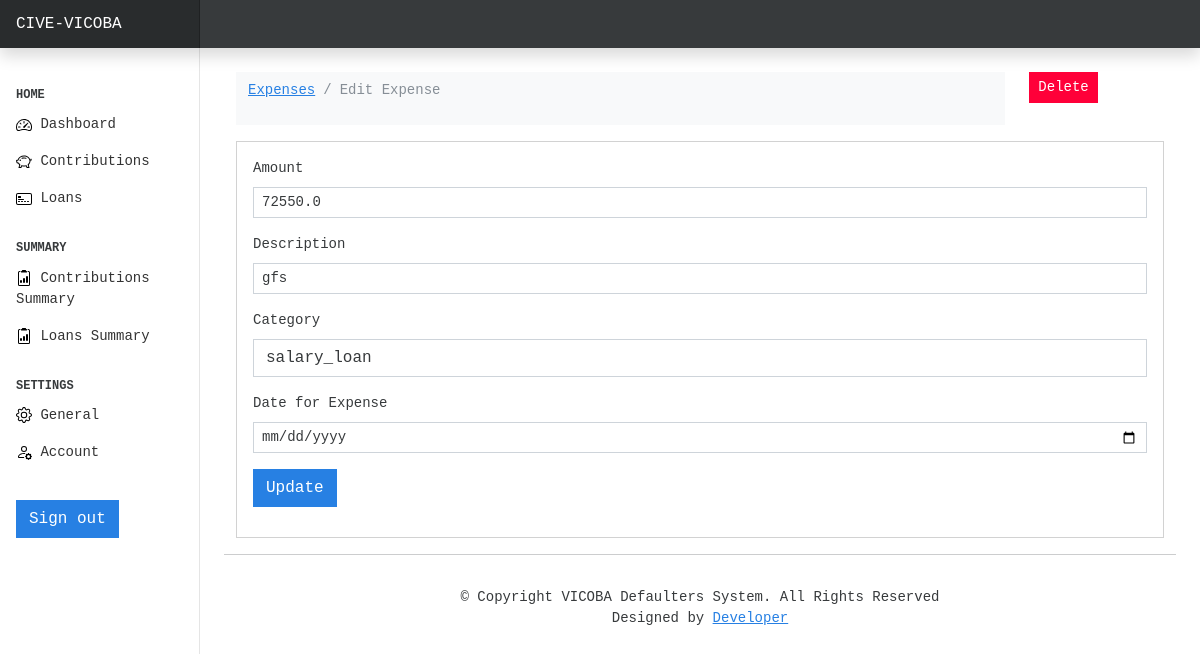
/edit-expense/4, run on the app's committed database.
### expenses/models.py (models this page shows, shortened)
class Loan(models.Model):
    prof_choices = [
        ("Mechanical_engineer", "MECHANICAL_ENGINEER"),
        ("Software_Developer", "SOFTWARE_DEVELOPER"),
        ("Technical_writer", "TECHNICAL_WRITER"),
        ("Civil_servant", "CIVIL_SERVANT"),
        ("Librarian", "LIBRARIAN"),
        ("Economist", "ECONOMIST"),
        ("Flight_attendant", "FLIGHT_ATTENDANT"),
        ("Architect", "ARCHITECT"),
        ("Designer", "DESIGNER"),
        ("Physician", "PHYSICIAN"),
        ("Financial_Analyst", "FINANCIAL_ANALYST"),
        ("Air_traffic_controller", "AIR_TRAFFIC_CONTROLLER"),
        ("Politician", "POLITICIAN"),
        ("Police_officer", "POLICE_OFFICER"),
        ("Artist", "ARTIST"),
        ("Surveyor", "SURVEYOR"),
        ("Design_Engineer", "DESIGN_ENGINEER"),
        ("Chemical_engineer", "CHEMICAL_ENGINEER"),
        ("Hotel_Manager", "HOTEL_MANAGER"),
        ("Dentist", "DENTIST"),
        ("Comedian", "COMEDIAN"),
        ("Biomedical_Engineer", "BIOMEDICAL_ENGINEER"),
        ("Graphic_Designer", "GRAPHIC_DESIGNER"),
        ("Computer_hardware_engineer", "COMPUTER_HARDWARE_ENGINEER"),
        ("Petroleum_Engineer", "PETROLEUM_ENGINEER"),
        ("Secretary", "SECRETARY"),
        ("Computer_operator", "COMPUTER_OPERATOR"),
        ("Chartered_Accountant", "CHARTERED_ACCOUNTANT"),
        ("Technician", "TECHNICIAN"),
        ("Microbiologist", "MICROBIOLOGIST"),
        ("Fashion_Designer", "FASHION_DESIGNER"),
        ("Aviator", "AVIATOR"),
        ("Psychologist", "PSYCHOLOGIST"),
        ("Magistrate", "MAGISTRATE"),
        ("Lawyer", "LAWYER"),
        ("Firefighter", "FIREFIGHTER"),
        ("Engineer", "ENGINEER"),
        ("Official", "OFFICIAL"),
        ("Analyst", "ANALYST"),
        ("Geologist", "GEOLOGIST"),
        ("Drafter", "DRAFTER"),
        ("Statistician", "STATISTICIAN"),
        ("Web_designer", "WEB_DESIGNER"),
        ("Consultant", "CONSULTANT"),
        ("Chef", "CHEF"),
        ("Army_officer", "ARMY_OFFICER"),
        ("Surgeon", "SURGEON"),
        ("Scientist", "SCIENTIST"),
        ("Civil_engineer", "CIVIL_ENGINEER"),
        ("Industrial_Engineer", "INDUSTRIAL_ENGINEER"),
        ("Technology_specialist", "TECHNOLOGY_SPECIALIST"),
    ]
    amount = models.FloatField(
        validators=[MinValueValidator(1000), MaxValueValidator(100000)]
    )
    date = models.DateField(default=now)
    description = models.TextField()
    category = models.CharField(max_length=266)
    age = models.FloatField(validators=[MinValueValidator(18), MaxValueValidator(65)])
    income = models.FloatField(validators=[MinValueValidator(1000)])
    profession = models.CharField(max_length=50, choices=prof_choices)
    experience = models.FloatField(validators=[MinValueValidator(1)])
    marital = models.CharField(max_length=266)
    house = models.CharField(max_length=266)
    car = models.CharField(max_length=266)
    owner = models.ForeignKey(to=User, on_delete=models.CASCADE)
    prediction = models.CharField(max_length=100, null=True, blank=True)
    class Meta:
        ordering = ["-date"]

### expenses/views.py (the view, shortened to what this page needs)
# urls.py: path("edit-expense/<int:id>", views.expense_edit, name="expense_edit"),
def expense_edit(request, id):
    expense = Loan.objects.get(pk=id)
    categories = Category.objects.all()
    context = {
        "expense": expense,
        "values": expense,
        "categories": categories,
    }
    if request.method == "GET":
        return render(request, "expenses/edit-expense.html", context)

### templates/expenses/edit-expense.html (shortened to what this page needs)
{% extends "base.html" %}
{% block content %}
<div class="container mt-4">
    <div class="row">
        <div class="col-md-10">
            <nav class="navbar navbar-expand-lg navbar-light bg-light">
                <div class="container-fluid">
                <nav aria-label="breadcrumb">
                    <ol class="breadcrumb">
                    <li class="breadcrumb-item"><a href="{% url 'expenses' %}">Expenses</a></li>
                    <li class="breadcrumb-item active" aria-current="page">Edit Expense</li>
                    </ol>
                </nav>
                </div>
            </nav>
        </div>
        <div class="col-md-2">
            <a
                href="{% url 'expense-delete' expense.id %}"
                class="btn btn-danger btn-sm">
                Delete
            </a>
        </div>
    </div>
        <div class="card mt-3">
            <div class="card-body">
            <form action="{% url 'expense_edit' expense.id %}" method="POST">
                <div class="form-group mb-3">
                    <label class="form-label" for="">Amount</label>
                    <input
                        type="number"
                        name="amount"
                        class="form-control form-control-sm"
                        value="{{values.amount}}"
                    />
                </div>
                <div class="form-group mb-3">
                    <label class="form-label" for="">Description</label>
                    <input
                        type="text"
                        name="description"
                        class="form-control form-control-sm"
                        value="{{values.description}}"
                    />
                </div>
                <div class="form-group mb-3">
                    <label class="form-label" for="">Category</label>
                    <select class="form-control" name="category">
                        <option selected name="category" value="{{values.category}}">
                            {{values.category}}
                        </option>
                    </select>
                </div>
                <div class="form-group mb-3">
                    <label class="form-label" for="">Date for Expense</label>
                    <input type="date" name="expense_date" class="form-control form-control-sm" />
                </div>
                <input type="submit" value="Update" class="btn btn-primary btn-primary-sm" />
            </form>
            </div>
        </div>
</div>
{% endblock content %}

### vicobawebsite/static/css/dashboard.css (style rules this page uses)
body { font-size: .875rem; }

### templates/base.html (style rules this page uses)
body { font-size: large; font-weight: 200; font-family: monospace; }

### data on the page
Loan: amount "72550.0", description "gfs", category "salary_loan"
